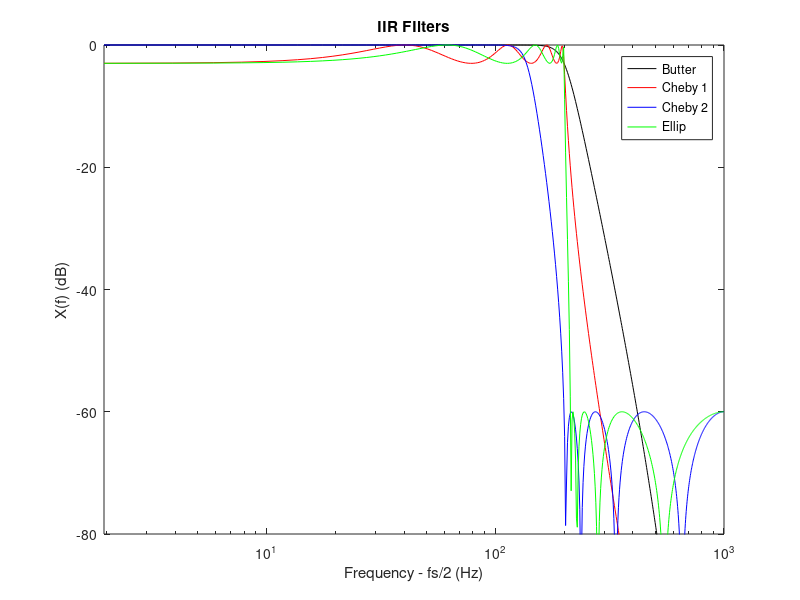

MATLAB code to generate this figure:
%% data
close all; clear all; clc;

%% FILTROS IIR 
order = 8;
rp = 3; % dB
rs = 60; % dB
N = 512; % zero padding
fs = 2e3; 
fc = 200;
fc_norm = fc/(fs/2);

[b, a] = butter(order, fc_norm);
[H, f] = freqz(b, a, N, fs);
H = 20*log10(abs(H));
semilogx(f, H, 'k', 'DisplayName', 'Butter');
legend();
xlabel('Frequency - fs/2 (Hz)');
ylabel('X(f) (dB)');
axis([0 1e3 -80 0]);
hold on;

[b, a] = cheby1(order, rp, fc_norm); % Chebyshev Type I filter coefficients
[H, f] = freqz(b, a, N, fs); % Calculate complex spectrum
H = 20*log10(abs(H)); % Convert to magnitude in dB
semilogx(f, H, 'r', 'DisplayName', 'Cheby 1'); % Plot spectrum in dB vs. log freq
%legend('Cheby 1');
hold on;

%
[b, a] = cheby2(order, rs, fc_norm); % Chebyshev Type II filter coefficients
[H, f] = freqz(b, a ,N, fs); % Calculate complex spectrum
H = 20*log10(abs(H)); % Convert to magnitude in dB
semilogx(f, H, 'b', 'DisplayName', 'Cheby 2'); % Plot spectrum in dB vs. log freq
%legend('Cheby 2');
hold on;


%
[b,a] = ellip(order, rp, rs, fc_norm); % Elliptic filter coefficients
[H,f] = freqz(b, a, N, fs); % Calculate complex spectrum
H = 20*log10(abs(H)); % Convert to magnitude in dB
semilogx(f, H, 'g', 'DisplayName', 'Ellip'); % Plot spectrum in dB vs. log freq
%legend('Ellip');
title('IIR FIlters')

